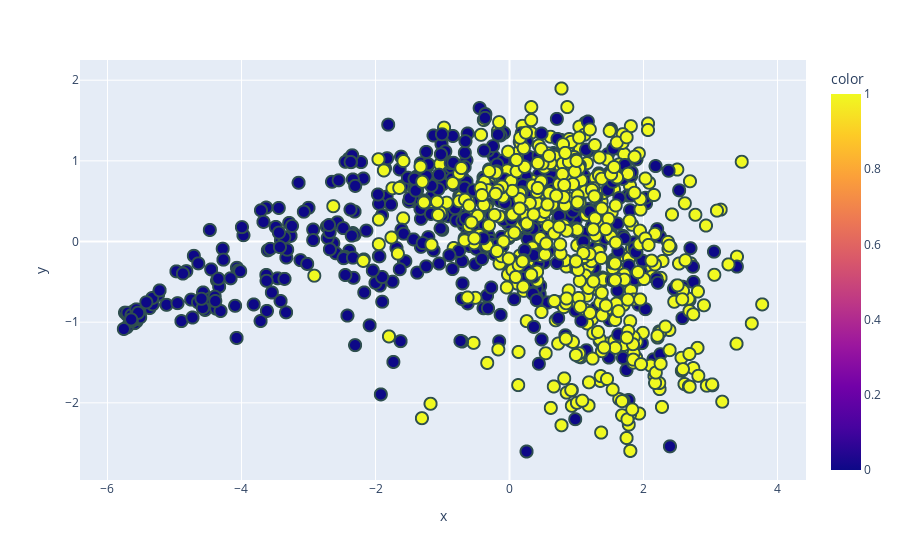

Source (notebook cell):
### Code cell
from sklearn.decomposition import PCA
import plotly.express as px
pca=PCA(n_components=2)
X_train_trf=pca.fit_transform(X_sm)


fig = px.scatter(x=X_train_trf[:,0], y=X_train_trf[:,1],
              color=y_sm)
fig.update_traces(marker=dict(size=12,
                              line=dict(width=2,
                                        color='DarkSlateGrey')),
                  selector=dict(mode='markers'))

fig.show()

### Figure 1 — Plotly figure (JSON) as saved in the notebook; plotly's stock layout.template omitted (floating-point values rounded to 4 significant figures; data arrays with more than 128 entries replaced by an {"elided": "..."} marker saying what was removed)
{"data": [{"hovertemplate": "x=%{x}<br>y=%{y}<br>color=%{marker.color}<extra></extra>", "legendgroup": "", "marker": {"color": {"elided": "1060 int values"}, "coloraxis": "coloraxis", "line": {"color": "DarkSlateGrey", "width": 2}, "size": 12, "symbol": "circle"}, "mode": "markers", "name": "", "showlegend": false, "type": "scattergl", "x": {"elided": "1060 float values"}, "xaxis": "x", "y": {"elided": "1060 float values"}, "yaxis": "y"}], "layout": {"coloraxis": {"colorbar": {"title": {"text": "color"}}, "colorscale": [[0, "#0d0887"], [0.1111, "#46039f"], [0.2222, "#7201a8"], [0.3333, "#9c179e"], [0.4444, "#bd3786"], [0.5556, "#d8576b"], [0.6667, "#ed7953"], [0.7778, "#fb9f3a"], [0.8889, "#fdca26"], [1, "#f0f921"]]}, "legend": {"tracegroupgap": 0}, "margin": {"t": 60}, "xaxis": {"anchor": "y", "domain": [0, 1], "title": {"text": "x"}}, "yaxis": {"anchor": "x", "domain": [0, 1], "title": {"text": "y"}}}}
